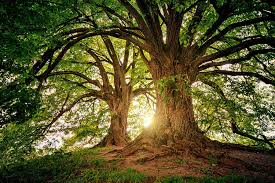
#> input picture TareaMascaras/arbol.jpg, 275 x 183 px, found by its file name
$ python filtroPasaBandas.py
#> lines starting #> are read from the running program, lines starting #| are printed output that depends on the picture; after the words box and inside, x2 and y2 are one past the last pixel; in counts of white or black regions, pixels touching at a corner belong together
import cv2
import numpy as np
import matplotlib.pyplot as plt

def fourier_pasa_bandas(path: str, radio_externo: int = 60, radio_interno: int = 20):
#> called with radio_externo = 60, radio_interno = 20
    img = cv2.imread(path, cv2.IMREAD_GRAYSCALE)
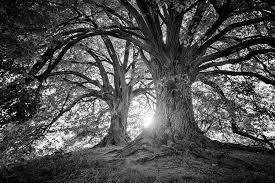
#> img: shape (183, 275); min 0, max 255, mean 79.3

    h, w = img.shape
#> h = 183; w = 275
    c_x, c_y = h // 2, w//2
#> c_x = 91; c_y = 137

    f = np.fft.fft2(img)
    f_shift = np.fft.fftshift(f)

    filtro_pasa_bandas = np.zeros((h, w))
    cv2.circle(filtro_pasa_bandas, (c_x, c_y), radio_externo, 1, -1)
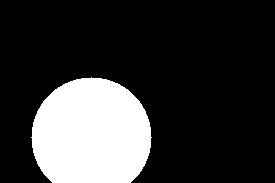
#> filtro_pasa_bandas: shape (183, 275) float64; values 0 (black) and 1 (white), 20.9% white; 1 white region, box (x1, y1, x2, y2) and area: (31, 77, 152, 183) 10516
    cv2.circle(filtro_pasa_bandas, (c_x, c_y), radio_interno, 0, -1)
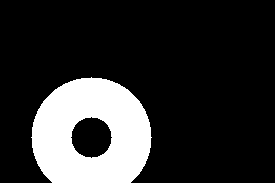
#> filtro_pasa_bandas: shape (183, 275) float64; values 0 (black) and 1 (white), 18.4% white; 1 white region, box (x1, y1, x2, y2) and area: (31, 77, 152, 183) 9259

    f_shift_filtrado = f_shift * filtro_pasa_bandas

    f_inv_shift = np.fft.ifftshift(f_shift_filtrado)
    imagen_pasa_bandas = np.abs(np.fft.ifft2(f_inv_shift))
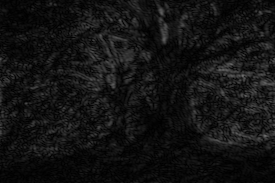
#> imagen_pasa_bandas: shape (183, 275) float64; min 0.116, max 110.8, mean 19.1

    return img, imagen_pasa_bandas


path = "D:\\Procesamiento_Imagenes_UP\\TareaMascaras\\arbol.jpg"
img, imagen_pasa_bandas = fourier_pasa_bandas(path)

plt.subplot(1,2,1)
plt.title("Imagen Original")
plt.imshow(img, cmap="gray")

plt.subplot(1,2,2)
plt.title("Imagen Filtro Pasa-Bandas")
plt.imshow(imagen_pasa_bandas, cmap="gray")

plt.show()
